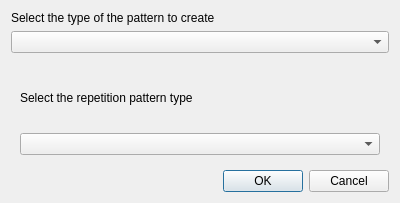
<?xml version="1.0" encoding="UTF-8"?>
<ui version="4.0">
 <class>NewPatternDialog</class>
 <widget class="QDialog" name="NewPatternDialog">
  <property name="geometry">
   <rect>
    <x>0</x>
    <y>0</y>
    <width>400</width>
    <height>203</height>
   </rect>
  </property>
  <property name="windowTitle">
   <string>Dialog</string>
  </property>
  <layout class="QVBoxLayout" name="verticalLayout">
   <item>
    <widget class="QLabel" name="label">
     <property name="text">
      <string>Select the type of the pattern to create</string>
     </property>
    </widget>
   </item>
   <item>
    <widget class="QComboBox" name="category"/>
   </item>
   <item>
    <widget class="QStackedWidget" name="stackedWidget">
     <property name="currentIndex">
      <number>0</number>
     </property>
     <widget class="QWidget" name="repeatPatternPage">
      <layout class="QVBoxLayout" name="verticalLayout_3">
       <item>
        <widget class="QLabel" name="label_4">
         <property name="sizePolicy">
          <sizepolicy hsizetype="Preferred" vsizetype="Minimum">
           <horstretch>0</horstretch>
           <verstretch>0</verstretch>
          </sizepolicy>
         </property>
         <property name="text">
          <string>Select the repetition pattern type</string>
         </property>
        </widget>
       </item>
       <item>
        <widget class="QComboBox" name="repeatPattern"/>
       </item>
      </layout>
     </widget>
     <widget class="QWidget" name="fixedFieldPage">
      <layout class="QVBoxLayout" name="verticalLayout_4">
       <item>
        <widget class="QLabel" name="label_2">
         <property name="text">
          <string>Select the fixed field pattern type</string>
         </property>
        </widget>
       </item>
       <item>
        <widget class="QComboBox" name="comboBox_2"/>
       </item>
      </layout>
     </widget>
     <widget class="QWidget" name="integerPattern">
      <layout class="QVBoxLayout" name="verticalLayout_2">
       <item>
        <widget class="QLabel" name="label_3">
         <property name="text">
          <string>Select the integer field type</string>
         </property>
        </widget>
       </item>
       <item>
        <widget class="QComboBox" name="comboBox"/>
       </item>
      </layout>
     </widget>
    </widget>
   </item>
   <item>
    <widget class="QDialogButtonBox" name="buttonBox">
     <property name="orientation">
      <enum>Qt::Horizontal</enum>
     </property>
     <property name="standardButtons">
      <set>QDialogButtonBox::Cancel|QDialogButtonBox::Ok</set>
     </property>
    </widget>
   </item>
  </layout>
 </widget>
 <resources/>
 <connections>
  <connection>
   <sender>buttonBox</sender>
   <signal>accepted()</signal>
   <receiver>NewPatternDialog</receiver>
   <slot>accept()</slot>
   <hints>
    <hint type="sourcelabel">
     <x>248</x>
     <y>254</y>
    </hint>
    <hint type="destinationlabel">
     <x>157</x>
     <y>274</y>
    </hint>
   </hints>
  </connection>
  <connection>
   <sender>buttonBox</sender>
   <signal>rejected()</signal>
   <receiver>NewPatternDialog</receiver>
   <slot>reject()</slot>
   <hints>
    <hint type="sourcelabel">
     <x>316</x>
     <y>260</y>
    </hint>
    <hint type="destinationlabel">
     <x>286</x>
     <y>274</y>
    </hint>
   </hints>
  </connection>
 </connections>
</ui>
